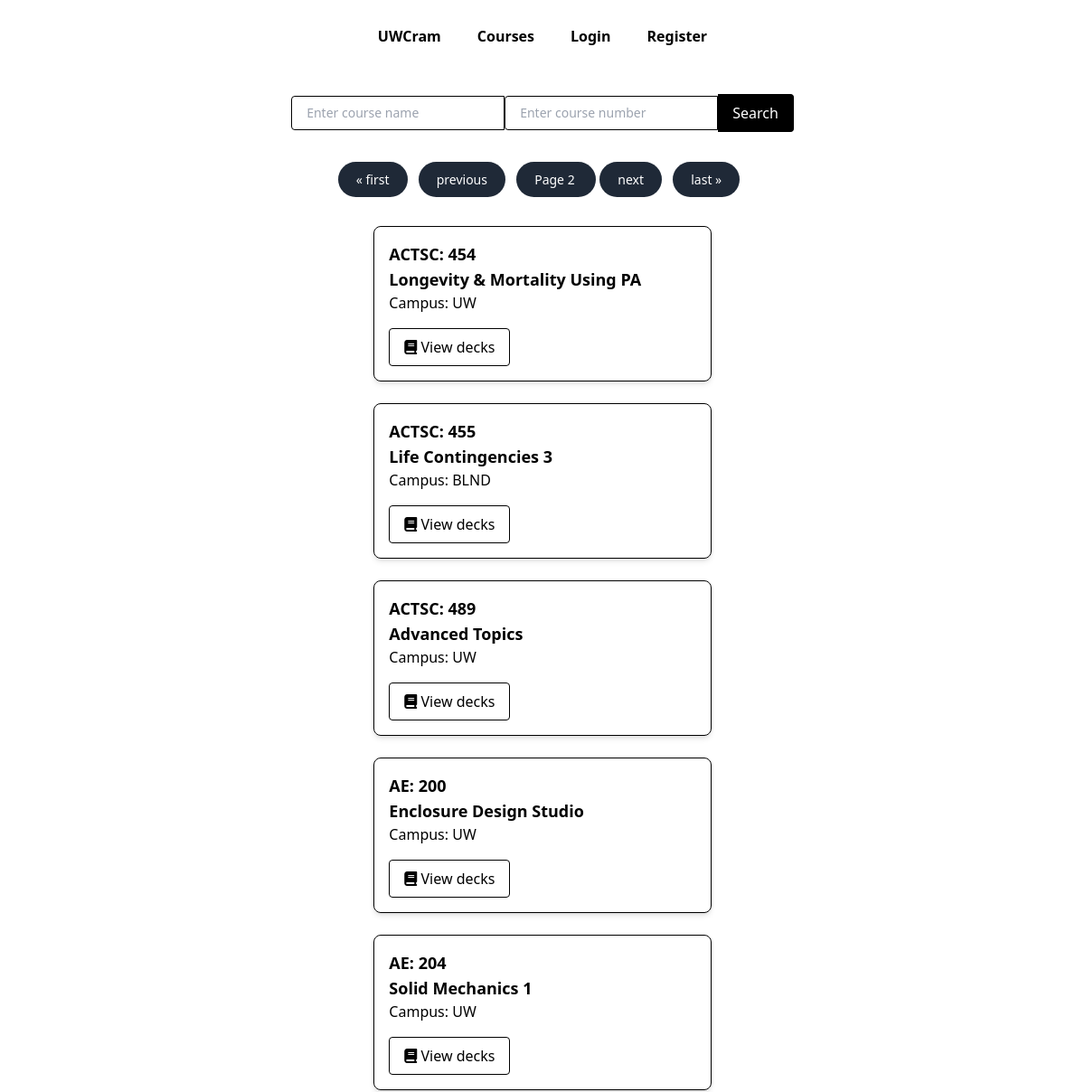
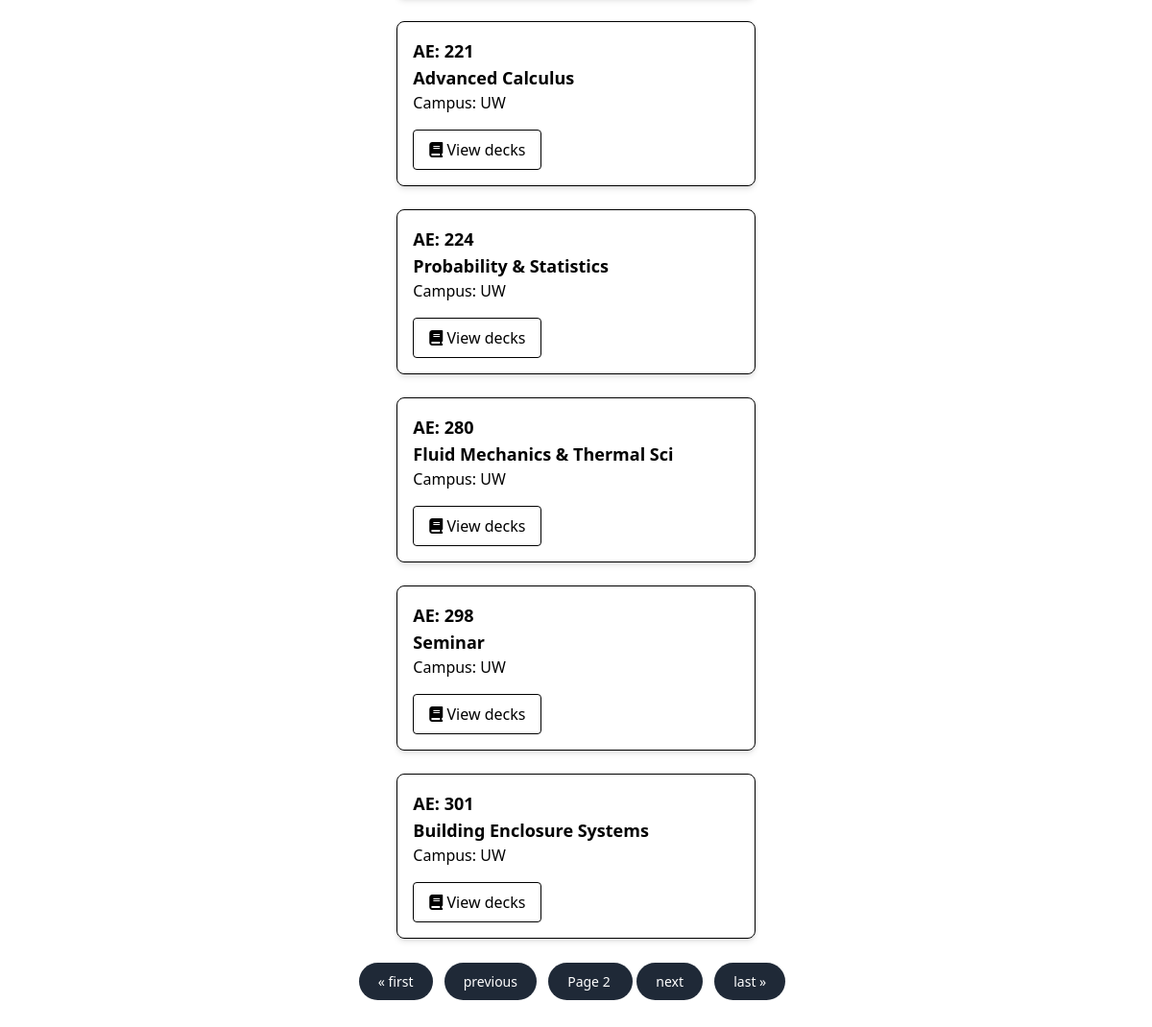
The page /courses?page=2 on the database its author committed (2 pictures, top to bottom).
### webapp/models.py (models this page shows)
class Course(models.Model):
    subject = models.TextField()
    catalog_number = models.TextField()
    title = models.TextField()
    topic = models.TextField()
    campus = models.TextField()

### webapp/views.py (the view, shortened to what this page needs)
# urls.py: path("courses",views.courses,name="courses"),
def courses(request):
    all_courses = Course.objects.all()
    paginator = Paginator(all_courses, 10)
    page_number = request.GET.get("page")
    page_obj = paginator.get_page(page_number)
    return render(request, 'webapp/courses.html', {
        "page_obj": page_obj
    })

### webapp/templates/webapp/courses.html (shortened to what this page needs)
{% extends 'webapp/layout.html' %}
{% block body %}
<form action="{% url 'courses' %}" method="POST" class="py-6">
    <div class="flex items-center justify-center">
        <input
        type="text"
        name="subject"
        placeholder="Enter course name"
        class="border border-black rounded-l px-4 py-2 text-black text-sm outline-none focus:ring-1 focus:ring-black"
        />
        <input
        type="text"
        name="catalog_number"
        placeholder="Enter course number"
        class="border border-black rounded-l px-4 py-2 text-black text-sm outline-none focus:ring-1 focus:ring-black"
        />
        <button
        type="submit"
        class="border border-black border-l-0 bg-black text-white rounded-r px-4 py-2 hover:bg-gray-800"
        >
        Search
        </button>
    </div>
</form>
<div class="pagination justify-center items-center text-center mt-4 mb-10">
    <span class="step-links">
        {% if page_obj.has_previous %}
            <a href="?page=1" class="text-white bg-gray-800 hover:bg-gray-900 focus:outline-none focus:ring-4 focus:ring-gray-300 font-medium rounded-full text-sm px-5 py-2.5 me-2 mb-2 dark:bg-gray-800 dark:hover:bg-gray-700 dark:focus:ring-gray-700 dark:border-gray-700">&laquo; first</a>
            <a href="?page={{ page_obj.previous_page_number }}" class="text-white bg-gray-800 hover:bg-gray-900 focus:outline-none focus:ring-4 focus:ring-gray-300 font-medium rounded-full text-sm px-5 py-2.5 me-2 mb-2 dark:bg-gray-800 dark:hover:bg-gray-700 dark:focus:ring-gray-700 dark:border-gray-700">previous</a>
        {% endif %}
        <span class="current mr-1 text-white bg-gray-800 hover:bg-gray-900 focus:outline-none focus:ring-4 focus:ring-gray-300 font-medium rounded-full text-sm px-5 py-2.5 me-2 mb-2 dark:bg-gray-800 dark:hover:bg-gray-700 dark:focus:ring-gray-700 dark:border-gray-700">
            Page {{ page_obj.number }}
        </span>
        {% if page_obj.has_next %}
            <a href="?page={{ page_obj.next_page_number }}" class="text-white bg-gray-800 hover:bg-gray-900 focus:outline-none focus:ring-4 focus:ring-gray-300 font-medium rounded-full text-sm px-5 py-2.5 me-2 mb-2 dark:bg-gray-800 dark:hover:bg-gray-700 dark:focus:ring-gray-700 dark:border-gray-700">next</a>
            <a href="?page={{ page_obj.paginator.num_pages }}" class="text-white bg-gray-800 hover:bg-gray-900 focus:outline-none focus:ring-4 focus:ring-gray-300 font-medium rounded-full text-sm px-5 py-2.5 me-2 mb-2 dark:bg-gray-800 dark:hover:bg-gray-700 dark:focus:ring-gray-700 dark:border-gray-700">last &raquo;</a>
        {% endif %}
    </span>
</div>
<div class="grid grid-cols-3 gap-6 px-4 mt-10">
    <div></div>
    <div class="col-span-1">
    <div class="grid grid-cols-1 gap-6 justify-center items-center">
        {% for course in page_obj %}
        <div class="shadow-md border border-black rounded-lg p-4">
            <h2 class="text-lg font-bold">{{ course.subject }}: {{ course.catalog_number }}</h2>
            <h2 class="text-lg font-bold">{{ course.title }}</h2>
            <p> Campus: {{ course.campus }} </p>
            <a
                href="{% url 'deck-course' course.id %}"
                class="mt-4 inline-block border border-black text-black py-2 px-4 rounded hover:bg-black hover:text-white"
                >
                <i class="fa fa-book" aria-hidden="true"></i> View decks
            </a>
        </div>
        {% endfor %}
    </div>
    </div>
    <div></div>
</div>
<div class="pagination justify-center items-center text-center mt-8 mb-10">
    <span class="step-links">
        {% if page_obj.has_previous %}
            <a href="?page=1" class="text-white bg-gray-800 hover:bg-gray-900 focus:outline-none focus:ring-4 focus:ring-gray-300 font-medium rounded-full text-sm px-5 py-2.5 me-2 mb-2 dark:bg-gray-800 dark:hover:bg-gray-700 dark:focus:ring-gray-700 dark:border-gray-700">&laquo; first</a>
            <a href="?page={{ page_obj.previous_page_number }}" class="text-white bg-gray-800 hover:bg-gray-900 focus:outline-none focus:ring-4 focus:ring-gray-300 font-medium rounded-full text-sm px-5 py-2.5 me-2 mb-2 dark:bg-gray-800 dark:hover:bg-gray-700 dark:focus:ring-gray-700 dark:border-gray-700">previous</a>
        {% endif %}
        <span class="current mr-1 text-white bg-gray-800 hover:bg-gray-900 focus:outline-none focus:ring-4 focus:ring-gray-300 font-medium rounded-full text-sm px-5 py-2.5 me-2 mb-2 dark:bg-gray-800 dark:hover:bg-gray-700 dark:focus:ring-gray-700 dark:border-gray-700">
            Page {{ page_obj.number }}
        </span>
        {% if page_obj.has_next %}
            <a href="?page={{ page_obj.next_page_number }}" class="text-white bg-gray-800 hover:bg-gray-900 focus:outline-none focus:ring-4 focus:ring-gray-300 font-medium rounded-full text-sm px-5 py-2.5 me-2 mb-2 dark:bg-gray-800 dark:hover:bg-gray-700 dark:focus:ring-gray-700 dark:border-gray-700">next</a>
            <a href="?page={{ page_obj.paginator.num_pages }}" class="text-white bg-gray-800 hover:bg-gray-900 focus:outline-none focus:ring-4 focus:ring-gray-300 font-medium rounded-full text-sm px-5 py-2.5 me-2 mb-2 dark:bg-gray-800 dark:hover:bg-gray-700 dark:focus:ring-gray-700 dark:border-gray-700">last &raquo;</a>
        {% endif %}
    </span>
</div>
{% endblock %}

### rows shown on the page
Course: subject "ACTSC", catalog_number "454", title "Longevity & Mortality Using PA", campus "UW"
Course: subject "ACTSC", catalog_number "455", title "Life Contingencies 3", campus "BLND"
Course: subject "ACTSC", catalog_number "489", title "Advanced Topics", campus "UW"
Course: subject "AE", catalog_number "200", title "Enclosure Design Studio", campus "UW"
Course: subject "AE", catalog_number "204", title "Solid Mechanics 1", campus "UW"
Course: subject "AE", catalog_number "221", title "Advanced Calculus", campus "UW"
Course: subject "AE", catalog_number "224", title "Probability & Statistics", campus "UW"
Course: subject "AE", catalog_number "280", title "Fluid Mechanics & Thermal Sci", campus "UW"
Course: subject "AE", catalog_number "298", title "Seminar", campus "UW"
Course: subject "AE", catalog_number "301", title "Building Enclosure Systems", campus "UW"

### other values the page prints
{{ page_obj.number }} "2"
